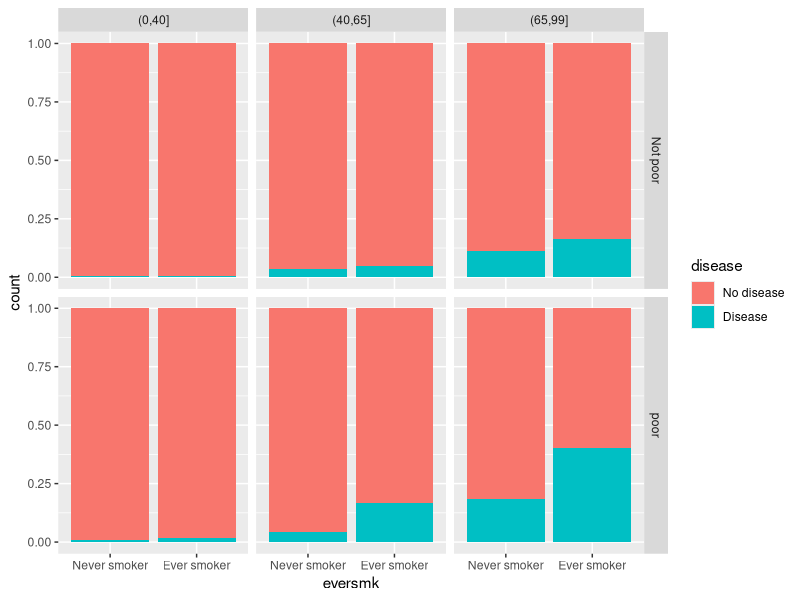
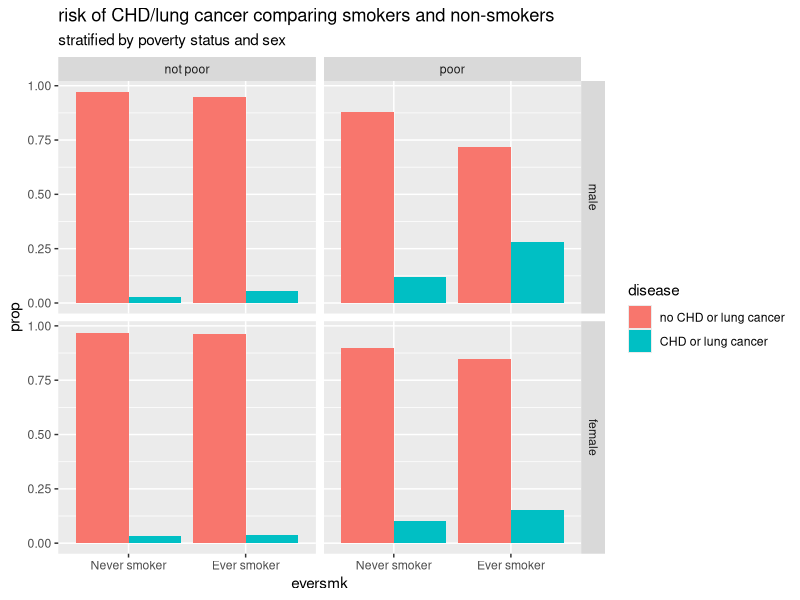
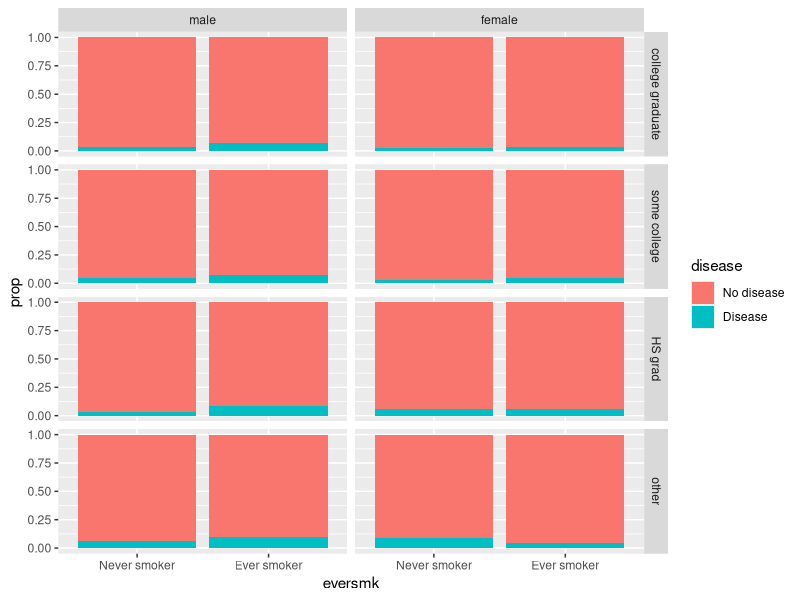
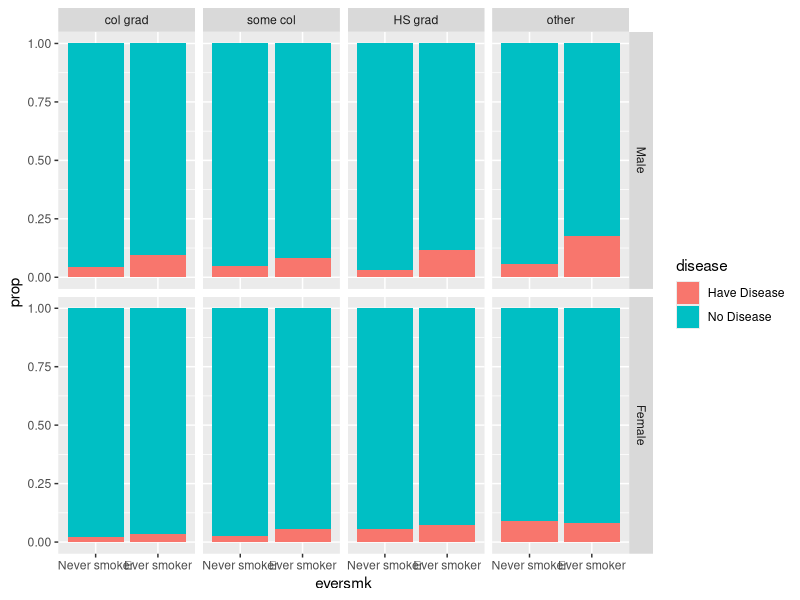
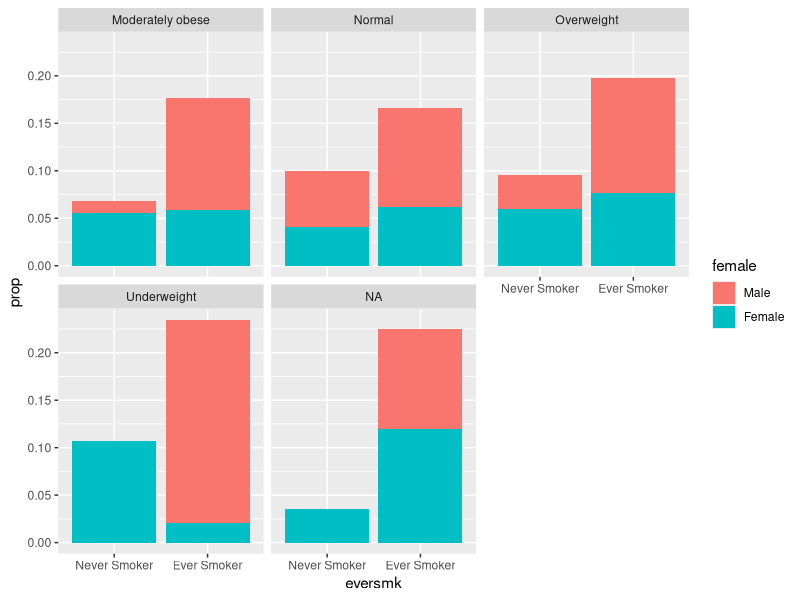
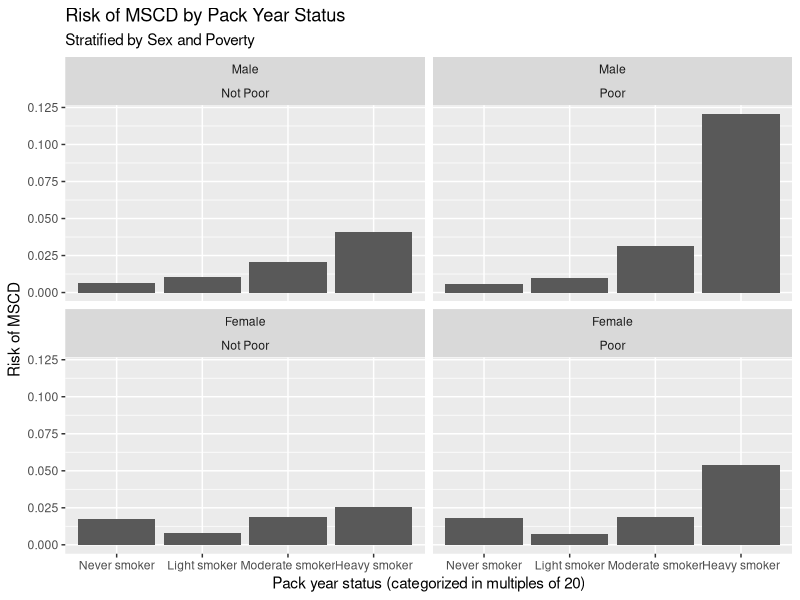
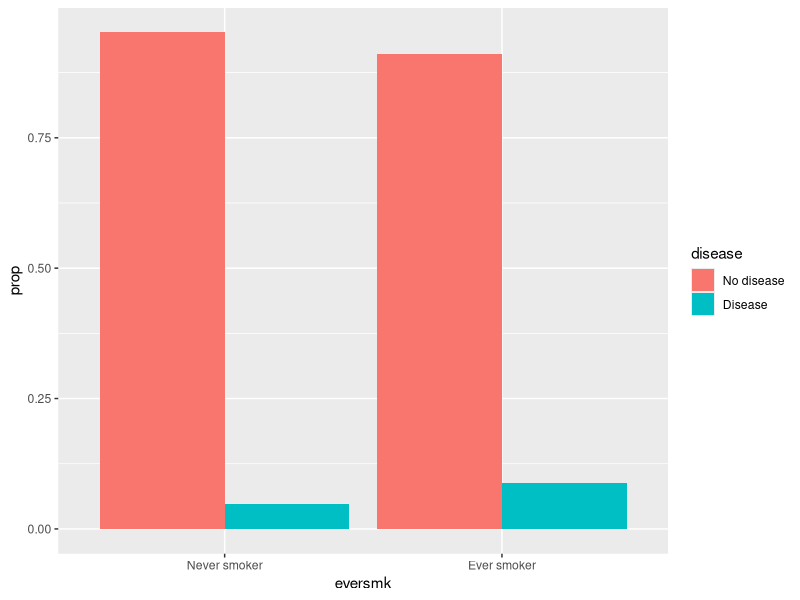
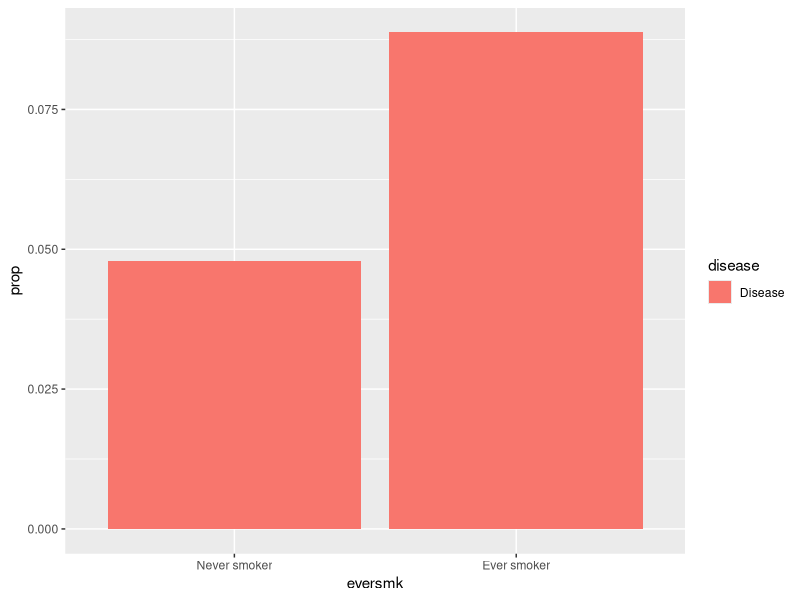

These charts were generated, in order, by the following R code:
## ---- chunk 1
knitr::opts_chunk$set(echo = TRUE, message = FALSE)
knitr::opts_knit$set(root.dir = "/cloud/project")
## ---- chunk 2
library(tidyverse)  # core group of tidyverse packages
library(kableExtra)  # to make nice tables
## ---- chunk 3
nmes_data <- read_csv("module_1/nmesUNPROC.csv")

nmes_data <- nmes_data %>% 
  mutate(disease = factor(lc5==1|chd5 == 1, levels=c(FALSE, TRUE), labels=c("No disease", "Disease")),eversmk = factor(eversmk, levels = c("0", "1"), labels = c("Never smoker", "Ever smoker")), ageCat = cut(age, breaks=c(0,40,65,99)),poor= factor(poor, levels=c("0", "1"), labels=c("Not poor", "poor"))) 

ggplot(data = nmes_data) + 
  geom_bar(mapping = aes(x = eversmk, fill = disease), position = "fill")+facet_grid(poor~ageCat)

## ---- chunk 4
nmes_data <- read_csv("module_1/nmesUNPROC.csv")

###create a disease variable to combine lung cancer and CHD. recode eversmk, poor, and female variables to have levels with descriptive labels 
nmes_data <- nmes_data %>%
  mutate(disease = ifelse(lc5 == 1 | chd5 == 1, "disease", "no disease"),
         disease = factor(disease, levels =c("no disease", "disease"), labels = c("no CHD or lung cancer", "CHD or lung cancer")),
         eversmk = factor(eversmk, levels = c("0", "1"), labels = c("Never smoker", "Ever smoker")),
         poor = factor(poor, levels = c("0", "1"), labels = c("not poor", "poor")),
         female = factor(female, levels = c("0", "1"), labels = c("male", "female")),
         )

### table of disease proportions grouped by smoking status, poverty status, and sex  
my_table <- nmes_data %>%
  count(disease, eversmk, female, poor) %>%
  group_by(eversmk, female, poor) %>%
  mutate(prop = n/sum(n))

###data display of risk of disease comparing smokers and non-smokers stratified by poverty status and sex
ggplot(data = my_table) + 
  geom_bar(aes(x = eversmk, y = prop, fill = disease), 
           stat = "identity", position = "dodge") +
  facet_grid(female~poor) + 
  labs(title = "risk of CHD/lung cancer comparing smokers and non-smokers", 
       subtitle = "stratified by poverty status and sex")

## ---- chunk 5
nmes_data <- read_csv("module_1/nmesUNPROC.csv")

### recoded the variables eversmk, lc5, female, and educate in the nmes_data  to be factor variables with meaningful labels

nmes_data <- nmes_data %>%
  mutate(eversmk = factor(eversmk, levels = c("0", "1"), labels = c("Never smoker", "Ever smoker")),
         lc5 = factor(lc5, levels = c("0", "1"), labels = c("No LC", "LC")), 
         female = factor(female, levels = c("0", "1"), labels = c("male", "female")), 
         educate = factor(educate, levels = c("1", "2", "3", "4"), labels = c("college graduate", "some college", "HS grad", "other")))

nmes_data <- nmes_data %>%
  mutate(disease = factor(lc5 == 1 | chd5 == 1, levels=c(FALSE, TRUE),
                          labels=c("No disease", "Disease")), 
         ageCat = cut(age, breaks=c(0,40,65,99)))

### create a table before creating the bar graph

my_table <- nmes_data %>%
  count(eversmk, disease, educate, female) %>%
  group_by(eversmk) %>% #allows risk of disease to be calculated for smokers and non smoker
  mutate(prop = n/sum(n))

### this graph accounts for the confounders educate and female while comparing risk of disease between smokers and non smokers

ggplot(data = my_table) + 
  geom_bar(aes(x = eversmk, y = prop, fill = disease), stat = "identity", position = "fill") + 
  facet_grid(educate~female)

## ---- chunk 6
nmes_data <- read_csv("module_1/nmesUNPROC.csv")

#recode the eversmk, female, and educate values to have more meaningful labels
nmes_data <- nmes_data %>%
  mutate(lc5 = factor(lc5, levels=c("0","1"), labels=c("No Lung Disease", "Lung Disease")),
         chd5=factor(chd5, levels=c("0","1"), labels=c("No CHD", "Have CHD")),
         eversmk = factor(eversmk, levels = c("0", "1"), labels = c("Never smoker", "Ever smoker")),
         female = factor (female, levels = c("0","1"), labels = c("Male","Female")),
         educate = factor(educate, levels = c("1","2","3","4"), labels = c("col grad","some col","HS grad", "other" ))
  )

#create a column called "disease" by combining the lc5 and chd5 columns in the original dataset 
nmes_data <- nmes_data %>%
  mutate(disease = (lc5 =="Lung Disease"|chd5 == "Have CHD"))
 
# recode the disease values to have more meaningful labels.
nmes_data <- nmes_data %>% 
  mutate(disease = factor(disease, levels = c("TRUE", "FALSE"), labels=c("Have Disease", "No Disease")))

#create a data table that only has the columns we need. 
nmes_table <- nmes_data %>%
  count(eversmk,disease,female, educate) %>%
  group_by(eversmk,female, educate)%>%
  mutate(prop=n/sum(n))

#plot the graph
ggplot(data = nmes_table) + 
  geom_bar(mapping = aes(x = eversmk, y = prop, fill = disease), stat="identity", position= position_stack(reverse = TRUE)) +
  facet_grid(female~educate)

## ---- chunk 7
nmes_data <- read_csv("module_1/nmesUNPROC.csv")

### combine lc5 and chd5 to create disease variable
nmes_data <- nmes_data %>%
  mutate(Disease = factor(lc5 == 1 | chd5 == 1, 
                          levels=c(FALSE, TRUE), 
                          labels=c("No disease", "Disease")))

### create BMI categories

nmes_data <- nmes_data %>%
  mutate(BMI_cat = case_when(
    bmi < 18.5 ~ "Underweight",
    bmi >= 18.5 & bmi < 25 ~ "Normal",
    bmi >= 25 & bmi < 30 ~ "Overweight",
    bmi >= 30 ~ "Moderately obese",))

### rename female variable
nmes_data <- nmes_data %>%
  mutate(female = factor(female, levels = c(0,1), labels = c("Male", "Female")))

### rename female variable
nmes_data <- nmes_data %>%
  mutate(eversmk = factor(eversmk, levels = c(0,1), labels = c("Never Smoker", "Ever Smoker")))

### defining proportion
nmes_data1 <- nmes_data %>%
  count(eversmk, Disease, BMI_cat, female) %>%
  group_by(eversmk, BMI_cat, female)%>%
  mutate(prop = n/sum(n))

nmes_data1 %>%
  filter(Disease == "Disease") %>%
  ggplot() +
  geom_bar(mapping = aes(x = eversmk, y = prop, fill = female), stat = "identity") + facet_wrap(~BMI_cat)

## ---- chunk 8
nmes_data <- read_csv("module_1/nmesUNPROC.csv")

nmes_data <- nmes_data %>% 
  mutate("mscd" = if_else(lc5 == 1 |chd5 == 1, "MSCD", "No MSCD"), mscd = factor(mscd, levels = c("MSCD", "No MSCD"))) %>%
  mutate(lc5 = factor(lc5, levels = c("0", "1"), labels = c("No LC", "LC"))) %>%
  mutate(chd5 = factor(chd5, levels = c("0", "1"), labels = c("No CHD", "CHD"))) %>%
  mutate(female = factor(female, levels = c("0", "1"), labels = c("Male", "Female"))) %>%
  mutate(poor = factor(poor, levels = c("0", "1"), labels = c("Not Poor", "Poor"))) %>%
  mutate(eversmk = factor(eversmk, levels = c("0", "1"), labels = c("Never smoker", "Ever smoker"))) %>%
  mutate("heavysmk" = if_else(packyears >= 40, "Heavy smoker", if_else(40 >= packyears & packyears > 20, "Moderate smoker", if_else(20 >= packyears & packyears > 0, "Light smoker", "Never smoker"))), heavysmk = factor(heavysmk, levels = c("Never smoker", "Light smoker", "Moderate smoker", "Heavy smoker")))

heavsmk_table <- nmes_data %>%
  count(mscd, heavysmk, female, poor) %>%
  group_by(heavysmk) %>%
  mutate(prop = n/sum(n)) %>%
  filter(mscd == "MSCD")

ggplot(data = heavsmk_table) + 
  geom_bar(aes(x = heavysmk, y = prop), stat = "identity", position = "dodge") + facet_wrap(female~poor) +
           labs(title = "Risk of MSCD by Pack Year Status",
                subtitle = "Stratified by Sex and Poverty",
                x = "Pack year status (categorized in multiples of 20)",
                y = "Risk of MSCD")


## ---- chunk 9
nmes_data <- read_csv("module_1/nmesUNPROC.csv")

### Here I am recoding the following variables: eversmk, lc5, poor, and educate. Recoding them this way makes it easier to understand the values of the original data.
nmes_data <- nmes_data %>%
  mutate(eversmk = factor(eversmk, levels = c("0", "1"), labels = c ("Never smoker", "Ever smoker")),
         lc5 = factor(lc5, levels = c("0", "1"), labels = c("No LC", "LC")),
         poor = factor(poor, levels = c("0", "1"), labels = c("Not Poor", "Poor")),
         educate = factor(educate, levels = c("1", "2", "3", "4"), labels = c("College Grad", "Some College", "HS Grad", "Other")))

### Below is the code I used to display my data in a table.
library (knitr)
nmes_data %>%
  count(lc5, eversmk, poor, educate) %>%
  group_by(eversmk, poor, educate) %>%
  mutate(prop = n/sum(n)) %>%
  kable(digits = 4)
### I decided to group by the variables eversmk, poor, and educate. I chose to do this because the proportions displayed are the probability of having/not having lung cancer given a certain smoking status, poverty level and education status.

## ---- chunk 10
nmes_data <- read_csv("module_1/nmesUNPROC.csv")

nmes_data <- nmes_data %>%
  mutate(eversmk = factor(eversmk, levels = c("0", "1"), labels = c("Never smoker", "Ever smoker")),
         lc5 = factor(lc5, levels = c("0", "1"), labels = c("No LC", "LC")),
         chd5 = factor(chd5, levels = c("0", "1"), labels = c("No CHD", "CHD"))
         )

#etc, fill in the rest of appropriate variables here
## ---- chunk 11
nmes_data <- nmes_data %>%
  mutate(disease = factor(lc5 == "LC" | chd5 == "CHD", 
                          levels=c(FALSE, TRUE), 
                          labels=c("No disease", "Disease")))


# We can take a look at the combined variable with the two individual variables
nmes_data %>%
  count(disease, lc5, chd5)
## ---- chunk 12
my_table <- nmes_data %>%
  count(eversmk, disease) %>%
  group_by(eversmk) %>%
  mutate(prop = n/sum(n))

my_table
## ---- chunk 13
ggplot(data = my_table) + 
  geom_bar(aes(x = eversmk, y = prop, fill = disease), stat = "identity", position = "dodge")
## ---- chunk 14
my_table %>%
  filter(disease == "Disease") %>%
  ggplot() + 
  geom_bar(aes(x = eversmk, y = prop, fill = disease), stat = "identity")
## ---- chunk 15
my_table %>%
  filter(disease == "Disease") %>%
  ggplot() + 
  geom_bar(aes(x = eversmk, y = prop, fill = disease), stat = "identity") + 
  geom_text(aes(x = eversmk, y = prop, label = prop))
## ---- chunk 16
my_table <- nmes_data %>%
  count(eversmk, disease) %>%
  group_by(eversmk) %>%
  mutate(percent =round(n/sum(n)*100,1))

my_table

my_table %>%
  filter(disease == "Disease") %>%
  ggplot() + 
  geom_bar(aes(x = eversmk, y = percent, fill = disease), stat = "identity") + 
  geom_text(aes(x = eversmk, y = percent, label = percent))
## ---- chunk 17

nmes_data %>%
  count(eversmk, disease, educate, .drop=FALSE) %>%
  group_by(eversmk, educate) %>%
  mutate(percent =round(n/sum(n)*100,1))
## ---- chunk 18
ggplot(data = nmes_data) + 
  geom_bar(mapping = aes(x = eversmk, fill = disease), position = "fill") +
  facet_wrap(~beltuse)

ggplot(data = nmes_data) + 
  geom_bar(mapping = aes(x = eversmk, fill = disease), position = "fill") +
  facet_grid(marital~beltuse)
## ---- chunk 19
my_table <- nmes_data %>%
  count(eversmk, disease) %>%
  group_by(eversmk) %>%
  mutate(prop = n/sum(n))

my_table

ggplot(data = my_table) + 
  geom_bar(aes(x = eversmk, y = prop, fill = disease), stat = "identity", position = "dodge")
## ---- chunk 20
my_table <- nmes_data %>%
  count(beltuse, eversmk, disease) %>%
  group_by(eversmk) %>%
  mutate(prop = n/sum(n))

my_table

ggplot(data = my_table) + 
  geom_bar(aes(x = eversmk, y = prop, fill = disease), stat = "identity", position = "dodge") +
  facet_wrap(~ beltuse)
## ---- chunk 21
my_table <- nmes_data %>%
  count(beltuse, eversmk, disease) %>%
  group_by(beltuse, eversmk) %>%
  mutate(prop = n/sum(n))

my_table

ggplot(data = my_table) + 
  geom_bar(aes(x = eversmk, y = prop, fill = disease), stat = "identity", position = "dodge") +
  facet_wrap(~ beltuse)
## ---- chunk 22
my_table <- nmes_data %>%
  count(marital, beltuse, eversmk, disease) %>%
  group_by(marital, beltuse, eversmk) %>%
  mutate(prop = n/sum(n))

my_table

ggplot(data = my_table) + 
  geom_bar(aes(x = eversmk, y = prop, fill = disease), stat = "identity", position = "dodge") +
  facet_wrap(marital ~ beltuse)
## ---- chunk 23
nmes_data <- nmes_data %>%
  mutate(poor = factor(poor, levels = c("0", "1"), labels = c("N Poor", "Poor")))

nmes_data <- nmes_data %>%
  mutate(female = factor(female,levels = c("0", "1"), labels = c("M", "F")))

my_table <- nmes_data %>%
   mutate(female_poor = paste(female, poor, sep = " ")) %>%
  mutate(female_poor_smk = paste(female_poor, eversmk, sep = " " )) %>%
  count(lc5, female_poor_smk, educate) %>%
  group_by(female_poor_smk) %>%
  mutate(prop = n/sum(n))

my_table
## ---- chunk 24
nmes_data <- nmes_data %>% 
  mutate(age_cat = cut(age,
                      breaks = c(0,30,60,100),
                      labels = c("Age < 30", "Age 30-60", "Age > 60")))

nmes_data %>% count(age_cat)
## ---- chunk 25
nmes_data <- nmes_data %>% 
  mutate(age_cat = case_when(
    age > 0 & age < 30 ~ "Age < 30",
    age >= 30 & age <=60 ~ "Age 30-60",
    age > 60 ~ "Age > 60"
  ))

nmes_data %>% count(age_cat)
## ---- chunk 26
my_table <- nmes_data %>%
  count(eversmk, disease) %>%
  group_by(eversmk) %>%
  mutate(prop = n/sum(n))

ggplot(data = my_table) + 
  geom_bar(aes(x = eversmk, y = prop, fill = disease), stat = "identity", position = "dodge") +
  labs(y= "Risk of MSCD",
       x= "",
       title= "Risk of MSCD, comparing smokers to non-smokers", 
       fill = "Disease status")
